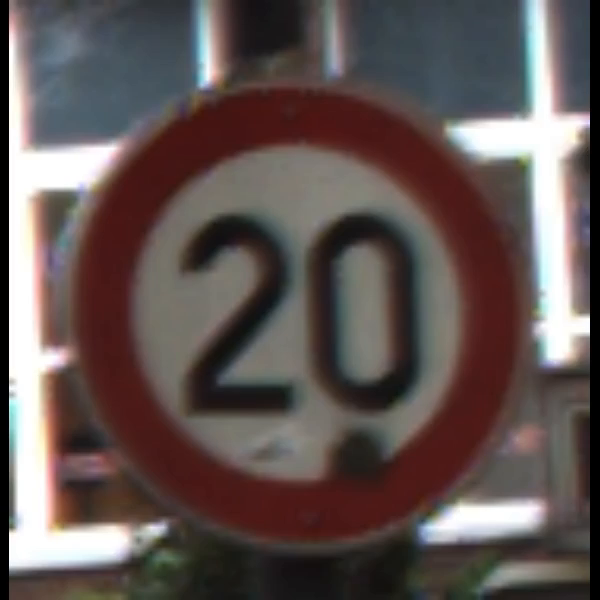
#> input picture frame 200 of Task2/video.mp4, 600 x 600 px
$ python template_match.py
#> lines starting #> are read from the running program, lines starting #| are printed output that depends on the picture
#> further down, frame is the input picture: shape (600, 600, 3); mean B, G, R 83.7, 85.8, 97.9
import cv2
import numpy as np
import os
import glob
cap = cv2.VideoCapture('Task2/video.mp4')
def load_images():
    images = [cv2.cvtColor(cv2.imread(file), cv2.COLOR_BGR2GRAY) for file in glob.glob('Task2/images/*')]
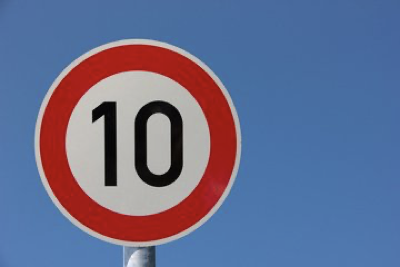
#> input picture Task2/images/10.png, 400 x 267 px
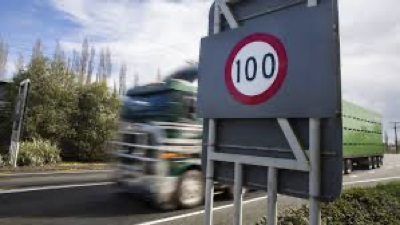
#> input picture Task2/images/100.png, 400 x 225 px
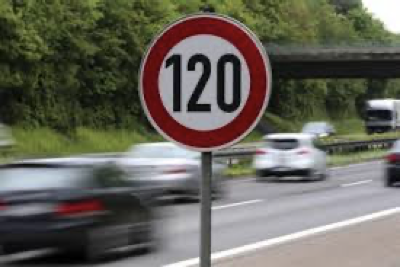
#> input picture Task2/images/120.png, 400 x 267 px
#> images = 3 items
    return images


while True:

    ret, frame = cap.read()
    if not ret:
        break
    images = load_images()
#> images = 3 items
    grayframe = cv2.cvtColor(frame, cv2.COLOR_BGR2GRAY)
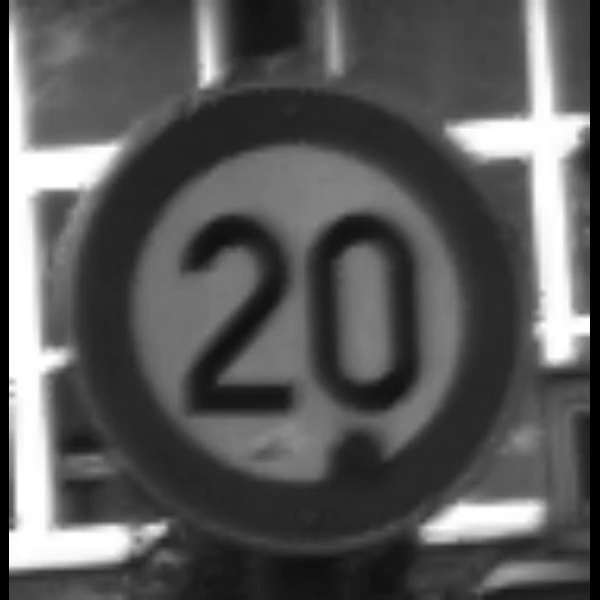
#> grayframe: shape (600, 600); min 0, max 255, mean 89.2
    w, h = frame.shape[:2]
#> w = 600; h = 600
    for im in images:
        match = 0
        match = cv2.matchTemplate(grayframe, im, method=cv2.TM_SQDIFF)
        min_val, max_val, min_loc, max_loc = cv2.minMaxLoc(match)
        top_left = min_loc
        bottom_right = (top_left[0] + w, top_left[1] + h)
        cv2.rectangle(frame, top_left, bottom_right, 255, 2)
        frame = cv2.resize(frame, (500,500))
        cv2.imshow("show", frame)
        if match.any():
            print("found something idk")
        print("image changed")
#> this loop made 3 passes
#> (min_val, max_val, max_loc, top_left, bottom_right) on passes 1 to 3: (379976160, 710166592, (0, 316), (114, 175), (714, 775)), (432833792, 992577664, (0, 345), (180, 155), (780, 755)), (545004288, 1.12e+09, (9, 333), (111, 118), (711, 718))
#| found something idk
#| image changed
#| found something idk
#| image changed
#| found something idk
#| image changed
#> pass 1, `match = cv2.matchTemplate(grayframe, im, method=cv2.TM_SQDIFF)`:
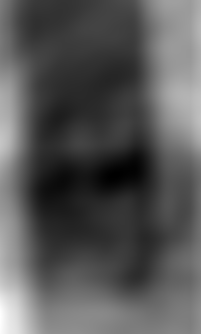
#> match: shape (334, 201) float32; min 379976160, max 710166592, mean 492676224; drawn with min black and max white
#> pass 2, `match = cv2.matchTemplate(grayframe, im, method=cv2.TM_SQDIFF)`:
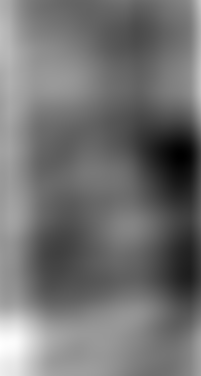
#> match: shape (376, 201) float32; min 432833792, max 992577664, mean 683332224; drawn with min black and max white
#> after the loop:
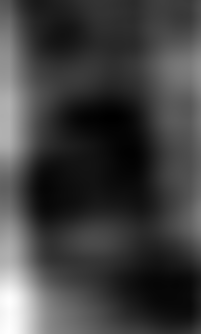
#> match: shape (334, 201) float32; min 545004288, max 1.12e+09, mean 688203840; drawn with min black and max white

    if cv2.waitKey(1) & 0xFF == ord('q'):
#> (key q is pressed here)
        break

$ run again, starting later in the video
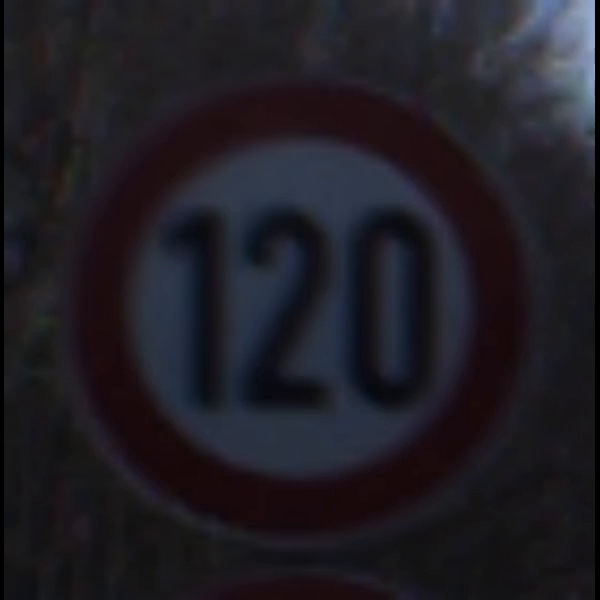
#> input picture frame 900 of Task2/video.mp4, 600 x 600 px
#> frame is the input picture: shape (600, 600, 3); mean B, G, R 36.2, 29.2, 31.7
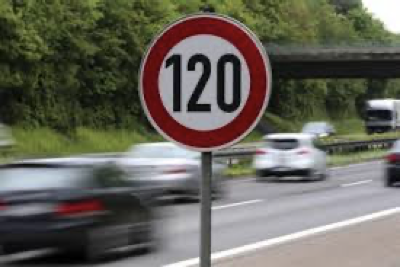
#> input picture Task2/images/120.png, 400 x 267 px
#> in load_images, `images = [cv2.cvtColor(cv2.imread(file), cv2.COLOR_BGR2GRAY) for file ..`: images = 3 items
#> the loop `for im in images:` made 3 passes
#> (min_val, max_val, max_loc, top_left, bottom_right) on passes 1 to 3: (758629312, 964306816, (200, 333), (195, 0), (795, 600)), (823810176, 1.13e+09, (200, 337), (195, 0), (795, 600)), (825766848, 1.06e+09, (200, 333), (195, 11), (795, 611))
#> (printed output is left out)
#> after the loop `for im in images:`:
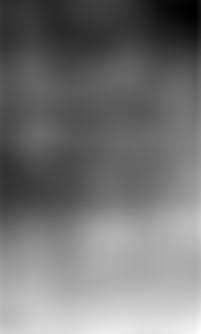
#> match: shape (334, 201) float32; min 825766848, max 1.06e+09, mean 931757696; drawn with min black and max white

$ run again, starting later in the video
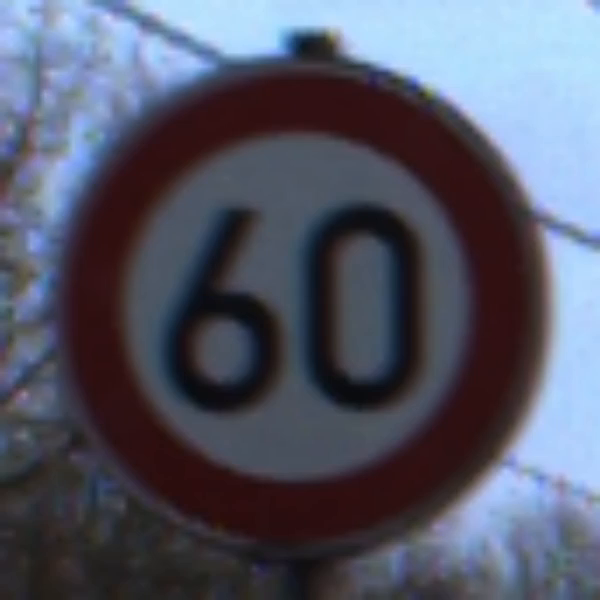
#> input picture frame 1600 of Task2/video.mp4, 600 x 600 px
#> frame is the input picture: shape (600, 600, 3); mean B, G, R 104.4, 88.3, 85.1
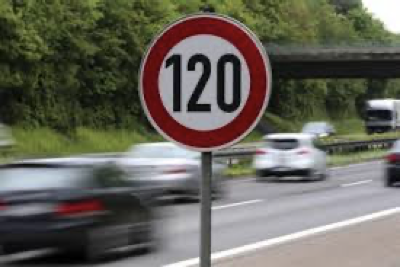
#> input picture Task2/images/120.png, 400 x 267 px
#> in load_images, `images = [cv2.cvtColor(cv2.imread(file), cv2.COLOR_BGR2GRAY) for file ..`: images = 3 items
#> the loop `for im in images:` made 3 passes
#> (min_val, max_val, max_loc, top_left, bottom_right) on passes 1 to 3: (515737952, 878938752, (200, 0), (0, 55), (600, 655)), (425780992, 920311872, (126, 303), (87, 0), (687, 600)), (556002560, 1.18e+09, (134, 0), (200, 285), (800, 885))
#> (printed output is left out)
#> after the loop `for im in images:`:
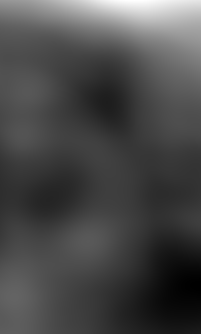
#> match: shape (334, 201) float32; min 556002560, max 1.18e+09, mean 734173824; drawn with min black and max white
